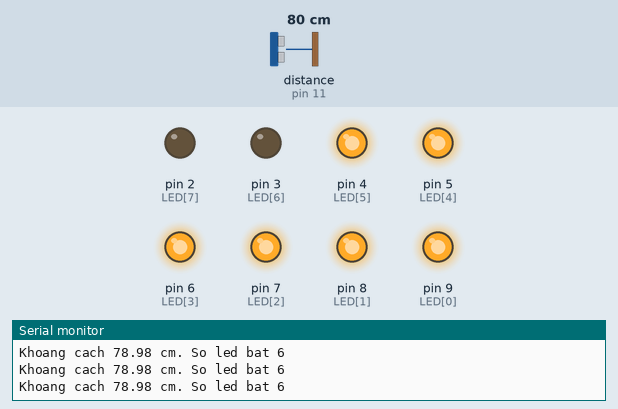
A sketch run on a simulated Arduino Uno, built with avr-gcc and run on an emulated ATmega328P. Parts: output pins drawn as LEDs (lit = HIGH), the last lines printed to the serial monitor. Wiring (inferred from the names in the program): ultrasonic range finder: trigger pin 10; echo pin 11. The test bench sets the inputs (shaded band); at power-on: distance to the obstacle (sensor on pin 11) 80 cm. The echo pulse lasts 58.3 µs per cm; pins used as bus, display or sensor lines are not drawn.

Above: at 1.2 s.
1.3 s: distance to the obstacle (sensor on pin 11) set to 73 cm
2.8 s: distance to the obstacle (sensor on pin 11) set to 68 cm
At 3.8 s:
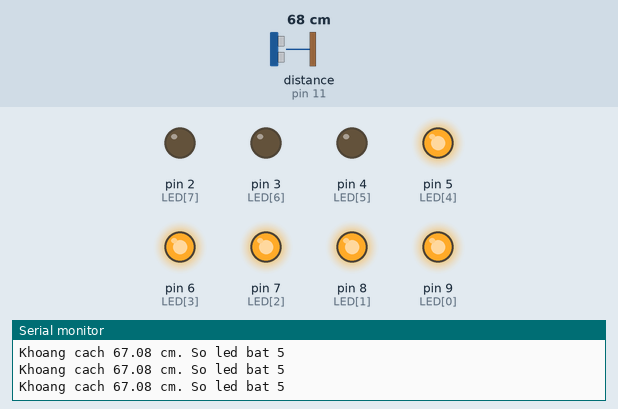
4.3 s: distance to the obstacle (sensor on pin 11) set to 57 cm
At 5.0 s:
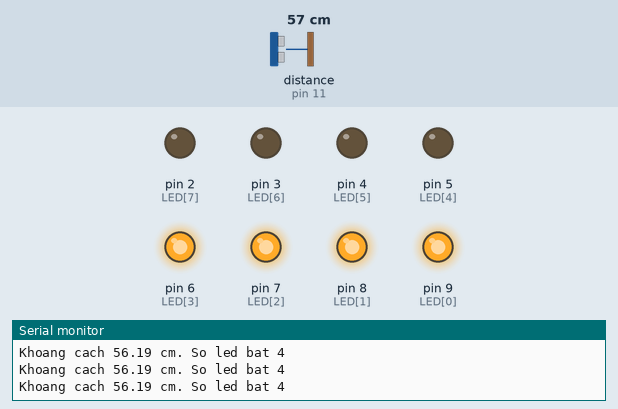
5.8 s: distance to the obstacle (sensor on pin 11) set to 48 cm
At 6.4 s:
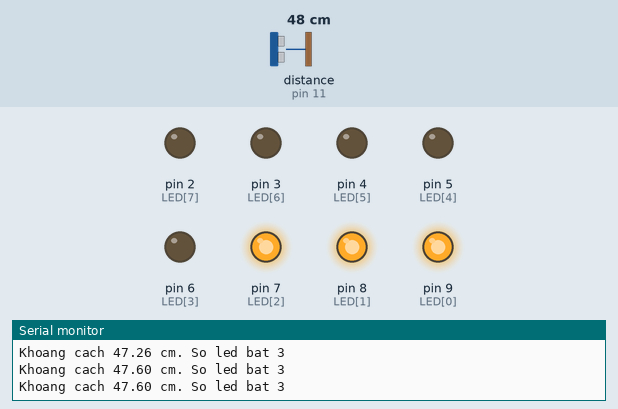
7.4 s: distance to the obstacle (sensor on pin 11) set to 2 cm
At 8.7 s:
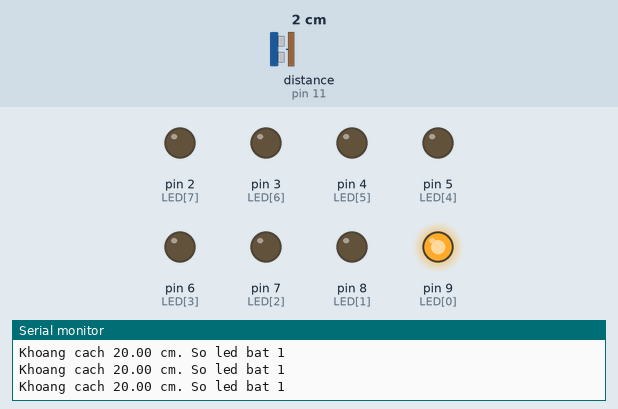
9.0 s: distance to the obstacle (sensor on pin 11) set to 60 cm
At 10.4 s:
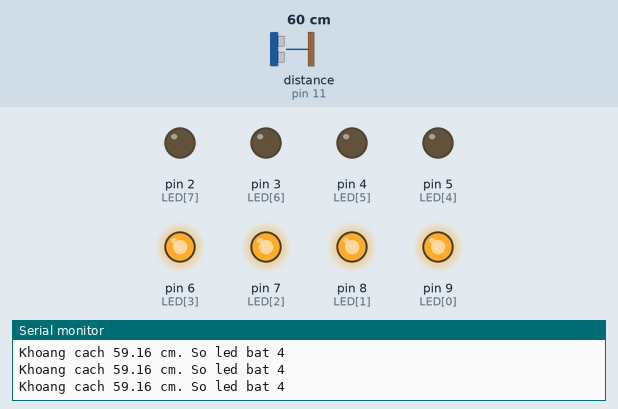
Timing chart, 0 to 11.7 s (numbered marks = the images above; inputs shaded):
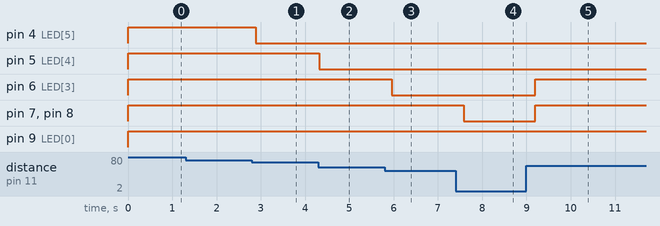

Measured:
- the behaviour switches between 71 and 70 cm on distance to the obstacle (sensor on pin 11) (found by bisection; images 0 and 1)
- the behaviour switches between 61 and 60 cm on distance to the obstacle (sensor on pin 11) (found by bisection; images 1 and 2)
- the behaviour switches between 51 and 50 cm on distance to the obstacle (sensor on pin 11) (found by bisection; images 2 and 3)
- after the input at 2.8 s, pin 4 (LED[5]): HIGH → LOW after 0.09 s
- after the input at 4.3 s, pin 5 (LED[4]): HIGH → LOW at once
- after the input at 5.8 s, pin 6 (LED[3]): HIGH → LOW after 0.16 s
- after the input at 7.4 s, pin 7 (LED[2]), pin 8 (LED[1]): HIGH → LOW after 0.19 s
- after the input at 9.0 s, pin 6 (LED[3]), pin 7 (LED[2]), pin 8 (LED[1]): LOW → HIGH after 0.20 s

The sketch:

bai6_3b.ino
```cpp
const byte LED[8] = {9, 8, 7, 6, 5, 4, 3, 2};
const byte TRIG = 10;
const byte ECHO = 11;

unsigned long thoi_gian;
float khoang_cach;

void setup() {
  Serial.begin(9600);
  pinMode(TRIG, OUTPUT);
  pinMode(ECHO, INPUT);

  for (int i = 0; i < 8; i++) {
    pinMode(LED[i], OUTPUT);
    digitalWrite(LED[i], LOW);
  }
}

void loop() {
  digitalWrite(TRIG, LOW);
  delayMicroseconds(2);
  digitalWrite(TRIG, HIGH);
  delayMicroseconds(10);
  digitalWrite(TRIG, LOW);

  thoi_gian = pulseIn(ECHO, HIGH);
  khoang_cach = thoi_gian * 0.034 / 2;

  if (khoang_cach < 20)
    khoang_cach = 20;

  int so_led = (khoang_cach - 20) / 10 + 1;

  if (so_led > 8) so_led = 8;

  for (int i = 0; i < so_led; i++)
    digitalWrite(LED[i], HIGH);

  for (int i = so_led; i < 8; i++)
    digitalWrite(LED[i], LOW);

  Serial.print("Khoang cach ");
  Serial.print(khoang_cach);
  Serial.print(" cm. So led bat ");
  Serial.println(so_led);

  delay(200);
}
```
